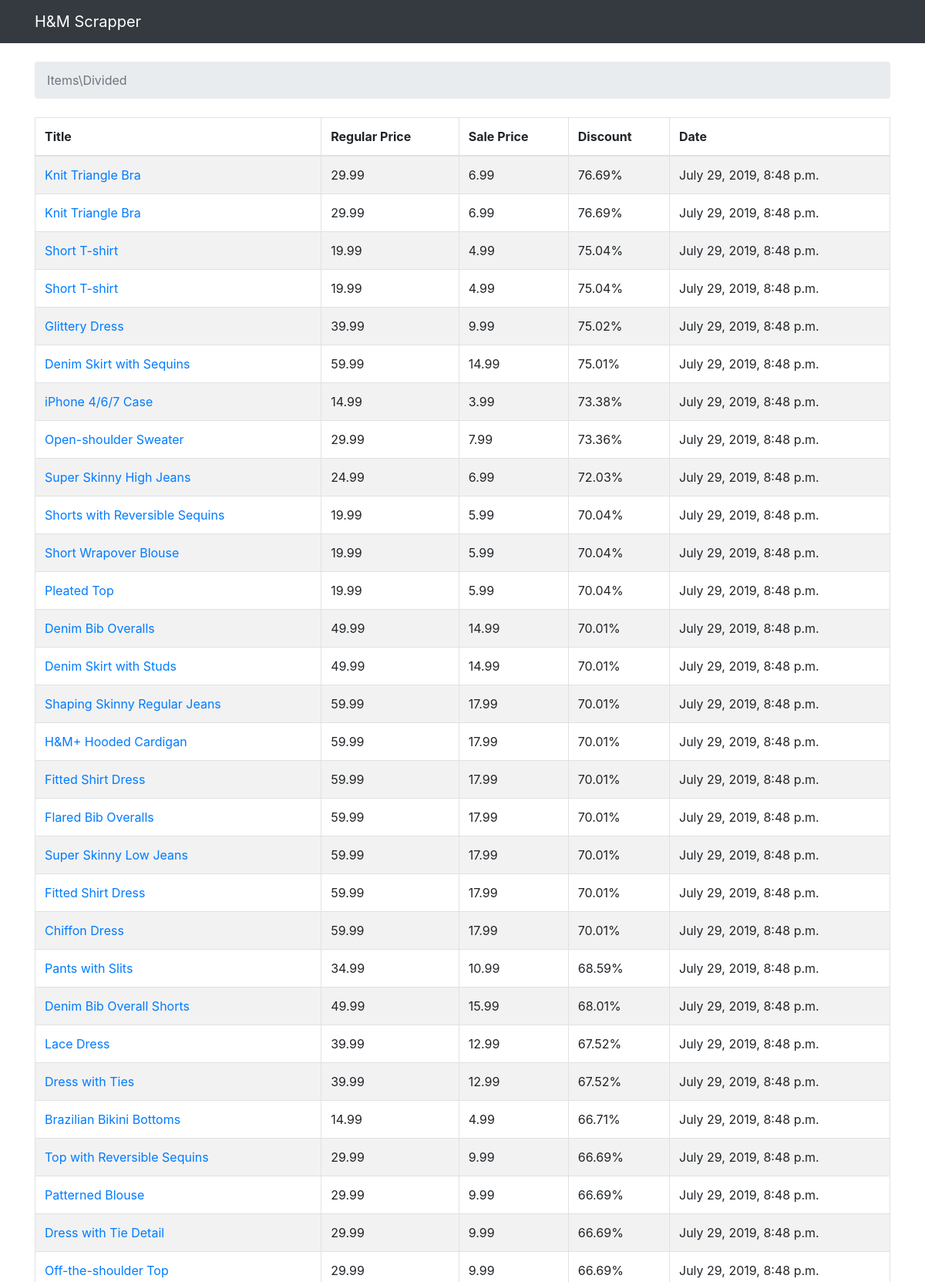
/divided (upper part), run on the app's committed database.
### items/models.py (models this page shows)
class Item(models.Model):
    link = models.CharField(max_length=100)
    category = models.CharField(max_length=100)
    title = models.CharField(max_length=100)
    date = models.DateTimeField(auto_now_add=True)
    regular_price = models.FloatField(null=True)
    sale_price = models.FloatField(null=True)
    discount = models.FloatField(null=True)

class Item_divided(Item):
    pass

class Item(models.Model):
    link = models.CharField(max_length=100)
    category = models.CharField(max_length=100)
    title = models.CharField(max_length=100)
    date = models.DateTimeField(auto_now_add=True)
    regular_price = models.FloatField(null=True)
    sale_price = models.FloatField(null=True)
    discount = models.FloatField(null=True)

### items/views.py (the view)
# urls.py: url(r'^divided$', views.divided, name='divided'),
def divided(request):
    try:
        delta = timezone.localtime() - Item_divided.objects.all()[1].date
        if delta.days > 1:
            Item_divided.objects.all().delete()
            divided_sales = Hedgehog('https://www2.hm.com/en_ca/sale/shopbyproductdivided/view-all.html', 2)
            divided_sales.crawl()
    except:
        divided_sales = Hedgehog('https://www2.hm.com/en_ca/sale/shopbyproductdivided/view-all.html', 2)
        divided_sales.crawl()
    items = Item_divided.objects.all().order_by('-discount')
    return render(request, 'divided.html', {'items': items})

### templates/divided.html (shortened to what this page needs)
{% extends 'base.html' %}
{% block breadcrumb %}
  <li class="breadcrumb-item active">Items\Divided</li>
{% endblock %}
{% block content %}
        <table class="table table-striped table-bordered">
        <thead>
          <tr>
            <th>Title</th>
            <th>Regular Price</th>
            <th>Sale Price</th>
            <th>Discount</th>
            <th>Date</th>
          </tr>
        </thead>
        <tbody>
          {% for item in items %}
            <tr>
              <td>
                <a href= {{"https://www2.hm.com/"|add:item.link}} >{{ item.title }}</a><br>
              </td>
              <td class="align-middle">{{ item.regular_price }}</td>
              <td class="align-middle">{{ item.sale_price }} </td>
              <td class="align-middle">{{ item.discount|floatformat:2 }}%</td>
              <td class="align-middle">{{ item.date }}</td>
            </tr>
          {% endfor %}
        </tbody>
      </table>
{% endblock %}

### data on the page
Item_divided: title "Knit Triangle Bra", regular_price "29.99", sale_price "6.99", discount "76.69", date "July 29, 2019, 8:48 p.m."
Item_divided: title "Knit Triangle Bra", regular_price "29.99", sale_price "6.99", discount "76.69", date "July 29, 2019, 8:48 p.m."
Item_divided: title "Short T-shirt", regular_price "19.99", sale_price "4.99", discount "75.04", date "July 29, 2019, 8:48 p.m."
Item_divided: title "Short T-shirt", regular_price "19.99", sale_price "4.99", discount "75.04", date "July 29, 2019, 8:48 p.m."
Item_divided: title "Glittery Dress", regular_price "39.99", sale_price "9.99", discount "75.02", date "July 29, 2019, 8:48 p.m."
Item_divided: title "Denim Skirt with Sequins", regular_price "59.99", sale_price "14.99", discount "75.01", date "July 29, 2019, 8:48 p.m."
Item_divided: title "iPhone 4/6/7 Case", regular_price "14.99", sale_price "3.99", discount "73.38", date "July 29, 2019, 8:48 p.m."
Item_divided: title "Open-shoulder Sweater", regular_price "29.99", sale_price "7.99", discount "73.36", date "July 29, 2019, 8:48 p.m."
Item_divided: title "Super Skinny High Jeans", regular_price "24.99", sale_price "6.99", discount "72.03", date "July 29, 2019, 8:48 p.m."
Item_divided: title "Shorts with Reversible Sequins", regular_price "19.99", sale_price "5.99", discount "70.04", date "July 29, 2019, 8:48 p.m."
Item_divided: title "Short Wrapover Blouse", regular_price "19.99", sale_price "5.99", discount "70.04", date "July 29, 2019, 8:48 p.m."
Item_divided: title "Pleated Top", regular_price "19.99", sale_price "5.99", discount "70.04", date "July 29, 2019, 8:48 p.m."
Item_divided: title "Denim Bib Overalls", regular_price "49.99", sale_price "14.99", discount "70.01", date "July 29, 2019, 8:48 p.m."
Item_divided: title "Denim Skirt with Studs", regular_price "49.99", sale_price "14.99", discount "70.01", date "July 29, 2019, 8:48 p.m."
Item_divided: title "Shaping Skinny Regular Jeans", regular_price "59.99", sale_price "17.99", discount "70.01", date "July 29, 2019, 8:48 p.m."
Item_divided: title "H&M+ Hooded Cardigan", regular_price "59.99", sale_price "17.99", discount "70.01", date "July 29, 2019, 8:48 p.m."
Item_divided: title "Fitted Shirt Dress", regular_price "59.99", sale_price "17.99", discount "70.01", date "July 29, 2019, 8:48 p.m."
Item_divided: title "Flared Bib Overalls", regular_price "59.99", sale_price "17.99", discount "70.01", date "July 29, 2019, 8:48 p.m."
Item_divided: title "Super Skinny Low Jeans", regular_price "59.99", sale_price "17.99", discount "70.01", date "July 29, 2019, 8:48 p.m."
Item_divided: title "Fitted Shirt Dress", regular_price "59.99", sale_price "17.99", discount "70.01", date "July 29, 2019, 8:48 p.m."
Item_divided: title "Chiffon Dress", regular_price "59.99", sale_price "17.99", discount "70.01", date "July 29, 2019, 8:48 p.m."
Item_divided: title "Pants with Slits", regular_price "34.99", sale_price "10.99", discount "68.59", date "July 29, 2019, 8:48 p.m."
Item_divided: title "Denim Bib Overall Shorts", regular_price "49.99", sale_price "15.99", discount "68.01", date "July 29, 2019, 8:48 p.m."
Item_divided: title "Lace Dress", regular_price "39.99", sale_price "12.99", discount "67.52", date "July 29, 2019, 8:48 p.m."
Item_divided: title "Dress with Ties", regular_price "39.99", sale_price "12.99", discount "67.52", date "July 29, 2019, 8:48 p.m."
Item_divided: title "Brazilian Bikini Bottoms", regular_price "14.99", sale_price "4.99", discount "66.71", date "July 29, 2019, 8:48 p.m."
Item_divided: title "Top with Reversible Sequins", regular_price "29.99", sale_price "9.99", discount "66.69", date "July 29, 2019, 8:48 p.m."
Item_divided: title "Patterned Blouse", regular_price "29.99", sale_price "9.99", discount "66.69", date "July 29, 2019, 8:48 p.m."
Item_divided: title "Dress with Tie Detail", regular_price "29.99", sale_price "9.99", discount "66.69", date "July 29, 2019, 8:48 p.m."
Item_divided: title "Off-the-shoulder Top", regular_price "29.99", sale_price "9.99", discount "66.69", date "July 29, 2019, 8:48 p.m."
